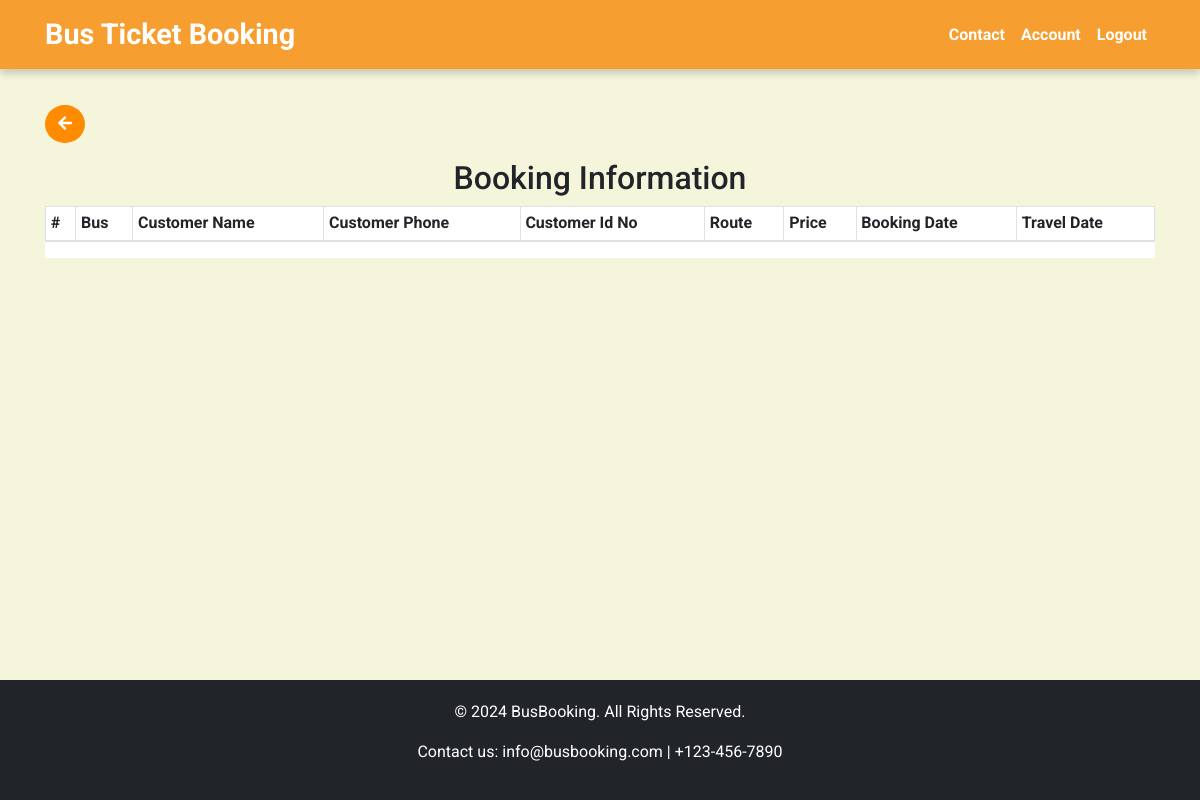
Before: /bookings (signed in) with the older database file.
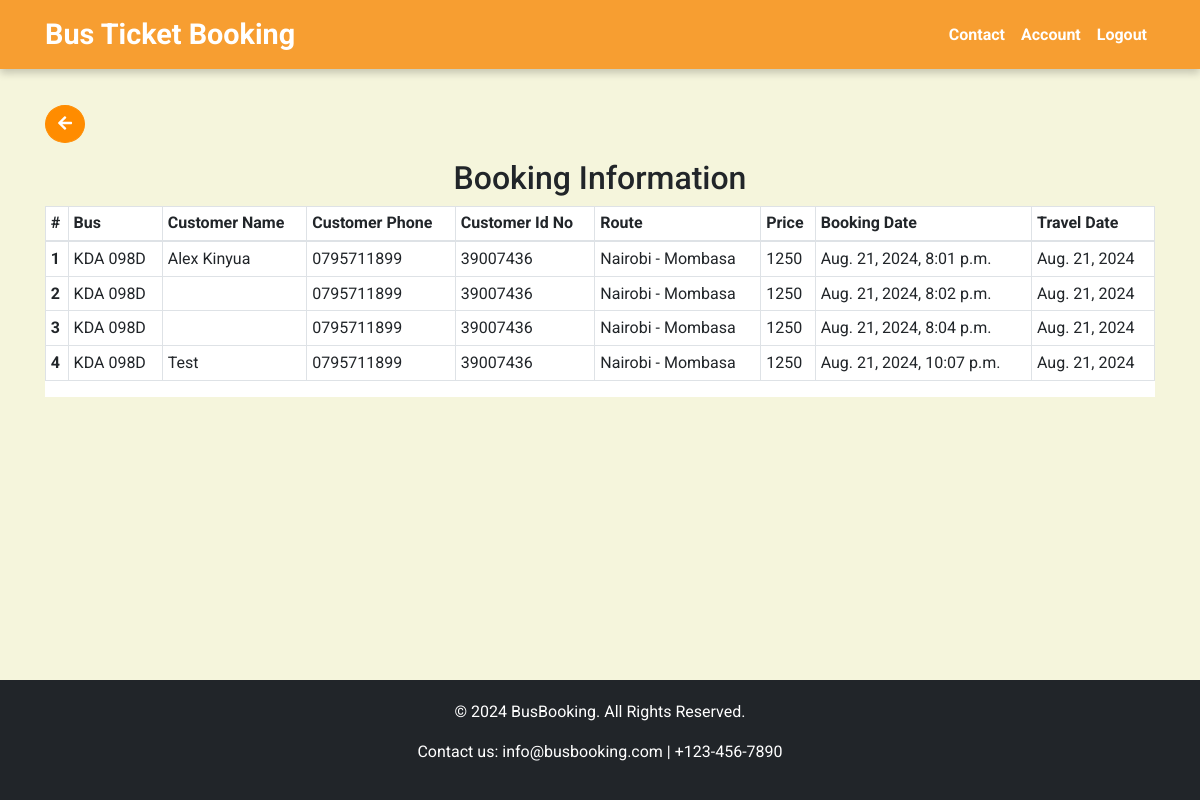
After: the same page with the newer database file.
### busapp/models.py (models this page shows, shortened)
class Booking(models.Model):
    bus = models.ForeignKey(Bus, on_delete=models.CASCADE)
    route = models.ForeignKey(Route, on_delete=models.CASCADE, default=True)
    customer_name = models.CharField(max_length=100, default="user")
    customer_email = models.EmailField(null=True)
    customer_phone = models.CharField(max_length=10, default=0)
    customer_id_number = models.CharField(max_length=20, default=1)
    booking_date = models.DateTimeField(auto_now_add=True)

class Bus(models.Model):
    number_plate = models.CharField(max_length=50)
    available_seats = models.IntegerField()
    status = models.CharField(max_length=30, default="AVAILABLE")
    route = models.ForeignKey(Route, on_delete=models.CASCADE, related_name='buses', default=1)
    travel_date = models.DateField(default=timezone.now)
    def __str__(self):
        return self.number_plate

class Route(models.Model):
    starting_point = models.CharField(max_length=50)
    destination = models.CharField(max_length=50)
    price = models.BigIntegerField(default=0)
    def __str__(self):
        return self.starting_point + " - " + self.destination

### busapp/views.py (the view)
# urls.py: path('bookings', views.all_bookings, name="bookings"),
@login_required
def all_bookings(request):
    bookings = Booking.objects.all()
    return render(request, "busapp/admin/bookings.html", {'bookings':bookings})

### busapp/templates/busapp/admin/bookings.html
{% extends "busapp/base.html" %}
{% load static %}
{% block content %}
<div class="container mb-5">
    {% if user.is_staff %}
    <a class="btn btn-primary rounded-circle mb-3" href="{% url 'admin_account' %}"><i class="fas fa-arrow-left"></i></a>
    {% else %}
    <a class="btn btn-primary rounded-circle mb-3" href="{% url 'user_account' %}"><i class="fas fa-arrow-left"></i></a>
    {% endif %}
    <h2 class="text-center">Booking Information</h2>
    <div class="row">
        <div class="col-md-12">
            <div class="table-responsive bg-white" style="max-height: 400px; overflow-y: auto;">
                <table class="table table-bordered table-sm table-hover">
                    <thead>
                        <tr>
                            <th scope="col">#</th>
                            <th scope="col">Bus</th>
                            <th scope="col">Customer Name</th>
                            <th scope="col">Customer Phone</th>
                            <th scope="col">Customer Id No</th>
                            <th scope="col">Route</th>
                            <th scope="col">Price</th>
                            <th scope="col">Booking Date</th>
                            <th scope="col">Travel Date</th>
                        </tr>
                    </thead>
                    <tbody>
                        {% for booking in bookings %}
                        <tr>
                            <th scope="row">{{ forloop.counter }}</th>
                            <td>{{ booking.bus }}</td>
                            <td>{{ booking.customer_name }}</td>
                            <td>{{ booking.customer_phone }}</td>
                            <td>{{ booking.customer_id_number }}</td>
                            <td>{{ booking.route }}</td>
                            <td>{{ booking.route.price }}</td>
                            <td>{{ booking.booking_date}}</td>
                            <td>{{ booking.bus.travel_date }}</td>
                        </tr>
                        {% endfor %}
                    </tbody>
                </table>
            </div>
        </div>
    </div>
</div>
{% endblock %}

### busapp/templates/busapp/base.html (shortened to what this page needs)
{% load static %}
<!DOCTYPE html>
<html lang="en">
<head>
    <link href="https://stackpath.bootstrapcdn.com/bootstrap/4.5.2/css/bootstrap.min.css" rel="stylesheet">
    <link rel="stylesheet" href="https://cdnjs.cloudflare.com/ajax/libs/font-awesome/5.15.3/css/all.min.css">
    <link rel="stylesheet" href="{% static 'css/style.css' %}">
    <link rel="stylesheet" href="{% static 'css/account.css' %}">
    <link href="https://cdnjs.cloudflare.com/ajax/libs/font-awesome/5.15.3/css/all.min.css" rel="stylesheet">
    <link href="https://cdn.jsdelivr.net/npm/select2@4.1.0-rc.0/dist/css/select2.min.css" rel="stylesheet" />
</head>
<body>
    <nav class="navbar navbar-expand-lg navbar-dark sticky-top">
        <div class="container">
            <a class="navbar-brand" href="{% url 'index' %}">Bus Ticket Booking</a>
        <div class="collapse navbar-collapse" id="navbarNav">
            <ul class="navbar-nav ml-auto">
                <li class="nav-item active">
                    <a href="#" class="nav-link"><b>Contact</b></a>
                </li>
                {% if user.is_authenticated %}
                {% if user.is_staff %}
                <li class="nav-item active">
                    <a class="nav-link" href="{% url 'admin_account' %}"><b>Account</b></a>
                </li>
                {% else %}
                <li class="nav-item active">
                    <a class="nav-link" href="{% url 'user_account' %}"><b>Account</b></a>
                </li>
                {% endif %}
                <li class="nav-item active">
                    <a class="nav-link" href="{% url 'logout' %}"><b>Logout</b></a>
                </li>
                {%endif%}
            </ul>
        </div>
        </div>
    </nav>
   <div class="content">
        {% block content %}
        {% endblock %}
   </div>
    <footer class="footer mt-4">
        <div class="container">
            <p>&copy; 2024 BusBooking. All Rights Reserved.</p>
            <p>Contact us: info@busbooking.com | +123-456-7890</p>
        </div>
    </footer>
</body>
</html>

### busapp/static/css/style.css (style rules this page uses)
html, body { height: 100%; margin: 0; display: flex; flex-direction: column; scroll-behavior: smooth; }
body { font-family: 'Roboto', sans-serif; background-color: #F5F5DC; }
.navbar { background-color: #f79e31; box-shadow: 0 4px 8px rgba(0, 0, 0, 0.2); }
.navbar-brand { font-size: 1.8em; font-weight: bold; }
.btn { background-color: #ff8c00 !important; border-color: #ff8c00 !important; color: white !important; }
.content { flex: 1; padding: 20px; }
.footer { background-color: #212529; color: white; padding: 20px 0; text-align: center; flex-shrink: 0; }

Changed rows visible on the page:
added Booking: bus "KDA 098D", customer_name "Alex Kinyua", customer_phone "0795711899", customer_id_number "39007436", route "Nairobi - Mombasa", route.price "1250", booking_date "Aug. 21, 2024, 8:01 p.m.", bus.travel_date "Aug. 21, 2024"
added Booking: bus "KDA 098D", customer_phone "0795711899", customer_id_number "39007436", route "Nairobi - Mombasa", route.price "1250", booking_date "Aug. 21, 2024, 8:02 p.m.", bus.travel_date "Aug. 21, 2024"
added Booking: bus "KDA 098D", customer_phone "0795711899", customer_id_number "39007436", route "Nairobi - Mombasa", route.price "1250", booking_date "Aug. 21, 2024, 8:04 p.m.", bus.travel_date "Aug. 21, 2024"
added Booking: bus "KDA 098D", customer_name "Test", customer_phone "0795711899", customer_id_number "39007436", route "Nairobi - Mombasa", route.price "1250", booking_date "Aug. 21, 2024, 10:07 p.m.", bus.travel_date "Aug. 21, 2024"
